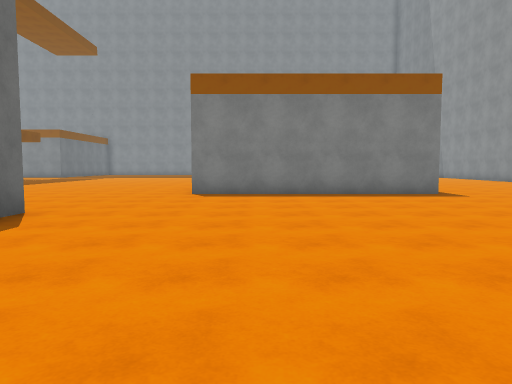
view 1 (above)

24 first-person views from a walk through a 3-D level made in the Unity game engine. The camera is 1.4 m above the floor, tilts 4° down and sees 70° across. The floor is counted in squares, 2 m on a side. Each view is taken from the middle of a square. On the plan, view 1 faces up. The plan holds only what a view shows up to about 11 squares ahead; the rest is blank. The place goes on beyond the plan. The player is left out. Some animated figures are not drawn. Surface patterns are stand-ins for the level's own textures.

view 2
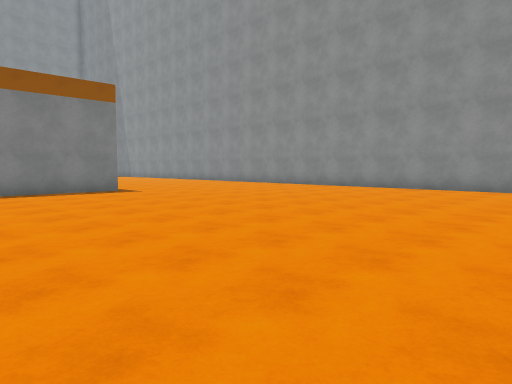

view 3
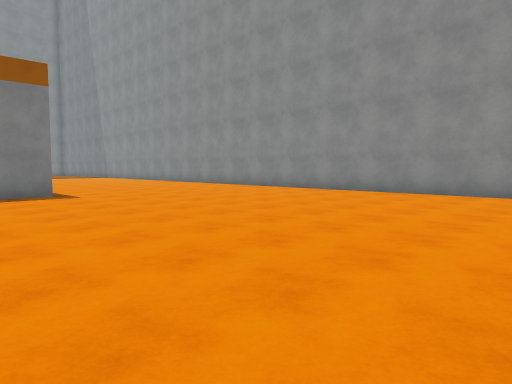

view 4
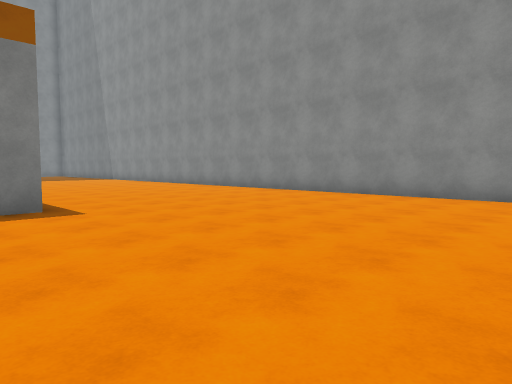

view 5
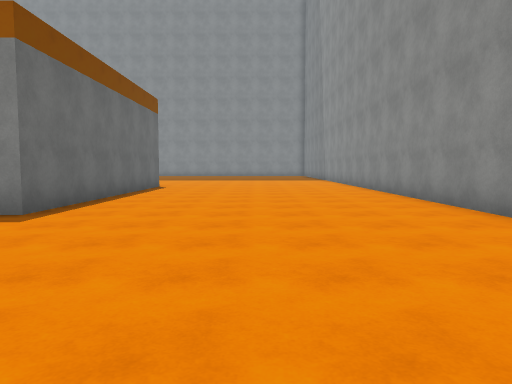

view 6
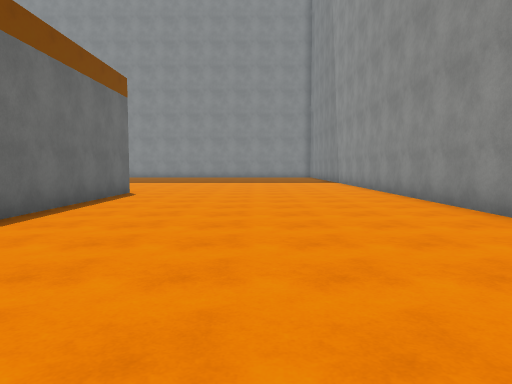

view 7
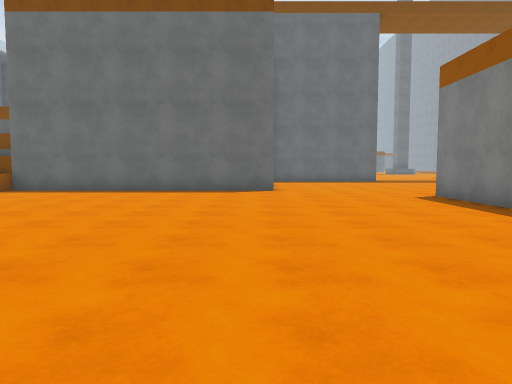

view 8
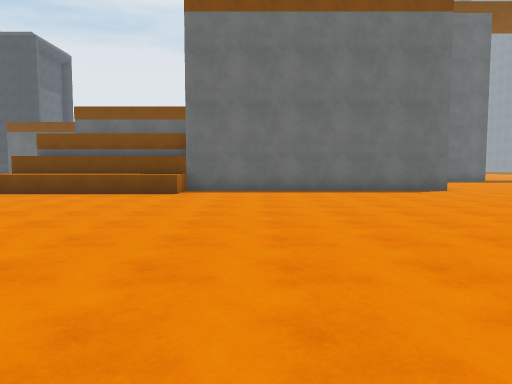

view 9
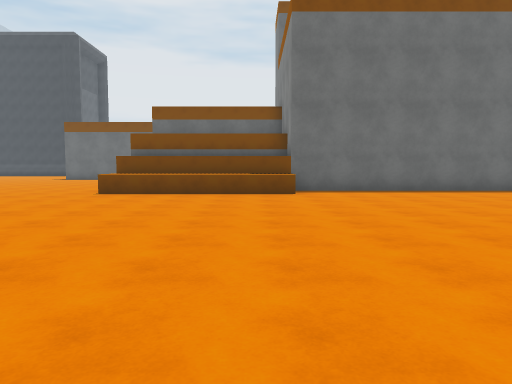

view 10
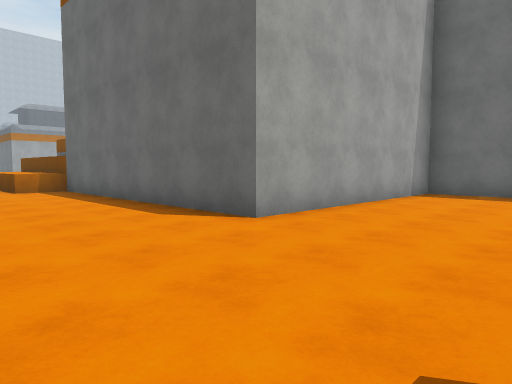

view 11
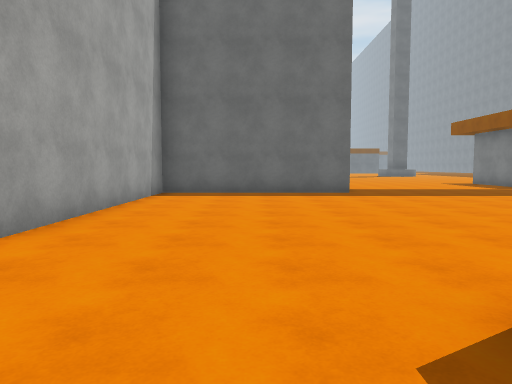

view 12
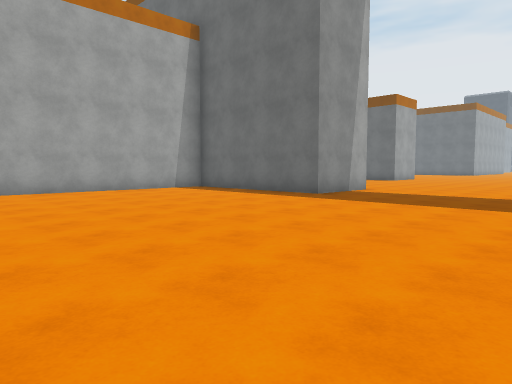

view 13
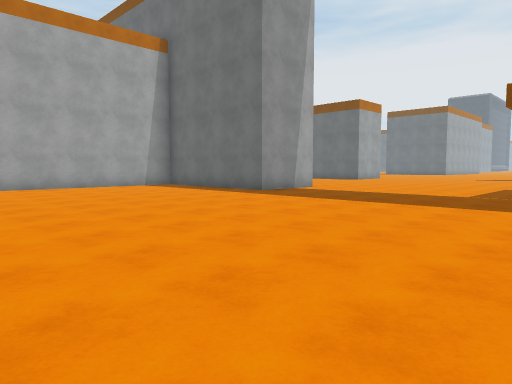

view 14
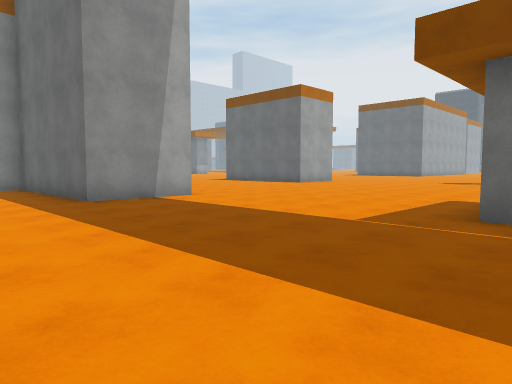

view 15
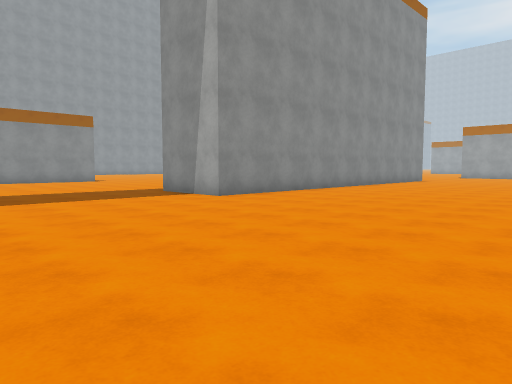

view 16
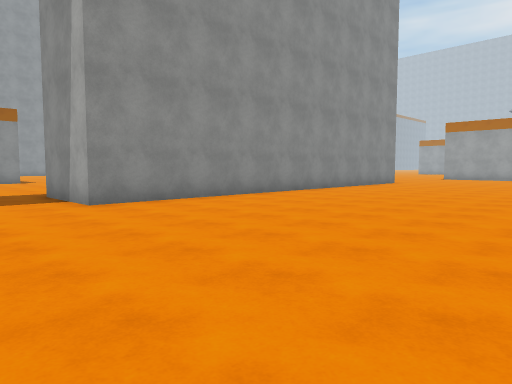

view 17
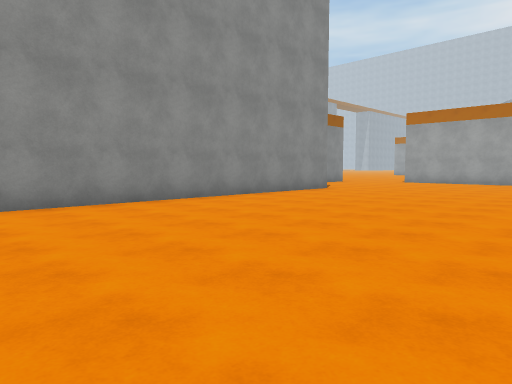

view 18
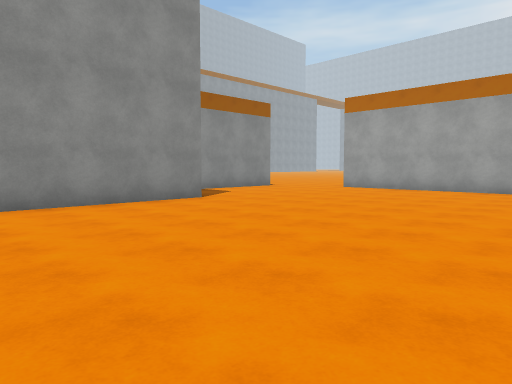

view 19
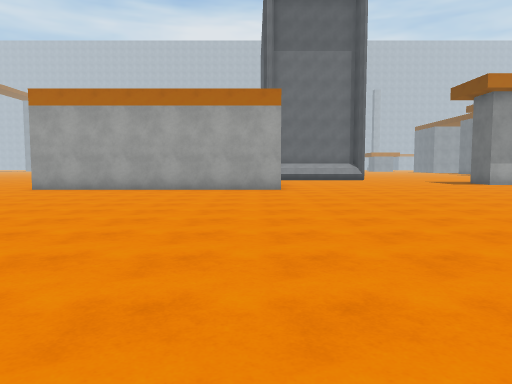

view 20
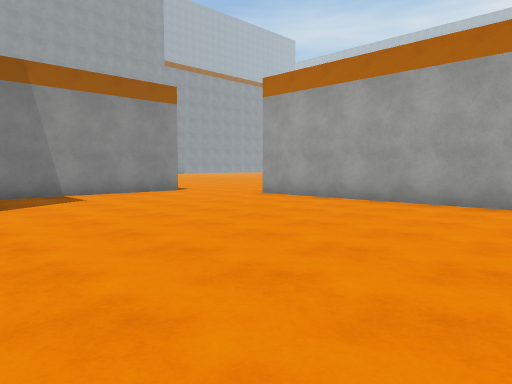

view 21
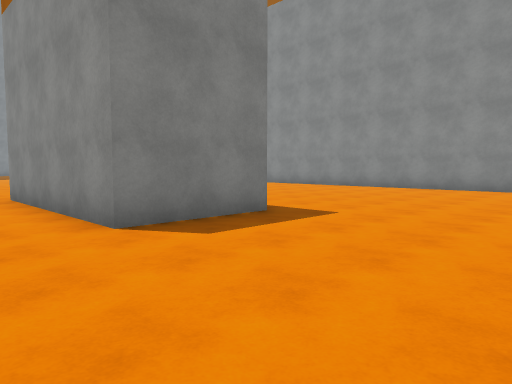

view 22
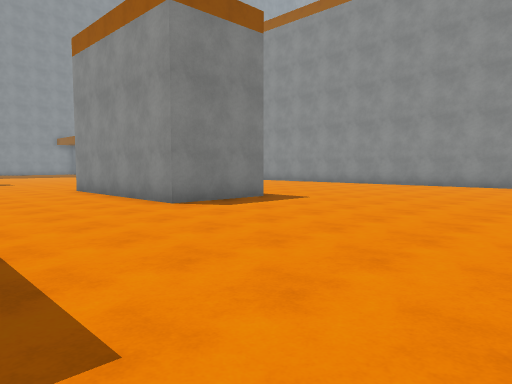

view 23
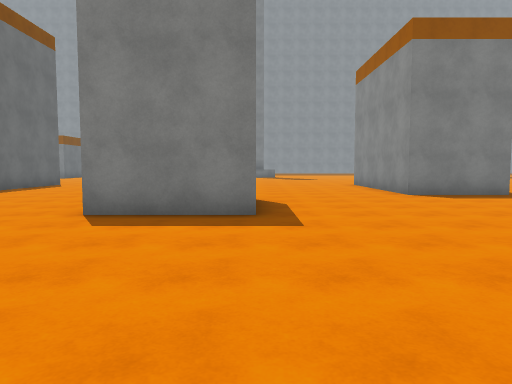

view 24
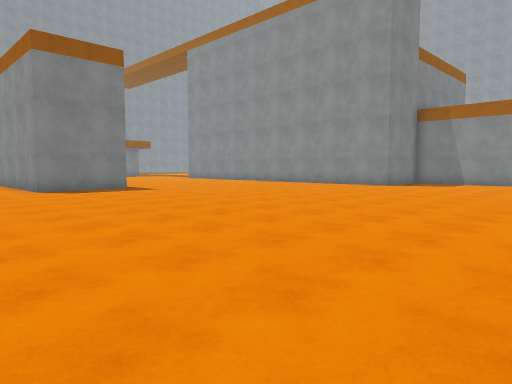

### Floor plan
Points are (right, up) in squares from view 1. A wall is a line through its corners. A room is listed if a view was taken in it or the views show most of it. See-through windows are left out.
Room 1 (views 1, 2, 3, 4, 5, 6, 7, 8, 9, 10, 11)
walls: (11.5, 1) (11.5, 18); (-3.5, 5.5) (-3.5, -7); (4.6, 16.8) (4.6, 9.2) (-1.6, 9.2)
low walls: (-3.5, -2) (-2.2, -2) (-2.2, -7)
ways out: opening at (-2.4, 8) to room 2
Room 2 (views 12, 13, 14, 15, 16, 17, 18, 19, 20, 21, 22, 23, 24)
walls: (-19.6, 3) (-22.2, 3) (-22.2, 8); (-12.3, -2) (-12.3, 10.5) (-9.8, 10.5) (-9.8, 5.5) (-3.5, 5.5); (-26, -0.8) (-28.5, -0.8); (-19.7, -8) (-12.2, -8); (-9.8, -7) (-9.8, -2.6)
ways out: opening at (-2.4, 8) to room 1

Positions as (right, up) in squares from view 1, and headings:
1: (0, 0), facing up
2: (0, -1), facing up-right
3: (2, 0), facing up-right
4: (3, 3), facing up-right
5: (8, 4), facing up
6: (8, 7), facing up
7: (7, 5), facing left
8: (7, 0), facing left
9: (7, -3), facing left
10: (0, 9), facing down-left
11: (0, 8), facing left
12: (-2, 16), facing down-left
13: (-2, 18), facing down-left
14: (-7, 18), facing down-left
15: (-19, 16), facing down-right
16: (-19, 13), facing down-right
17: (-19, 8), facing down-right
18: (-19, 3), facing down-right
19: (-19, 3), facing down
20: (-19, -1), facing down-right
21: (-24, -1), facing up-right
22: (-26, -3), facing up-right
23: (-26, -6), facing up
24: (-25, -8), facing up-right
